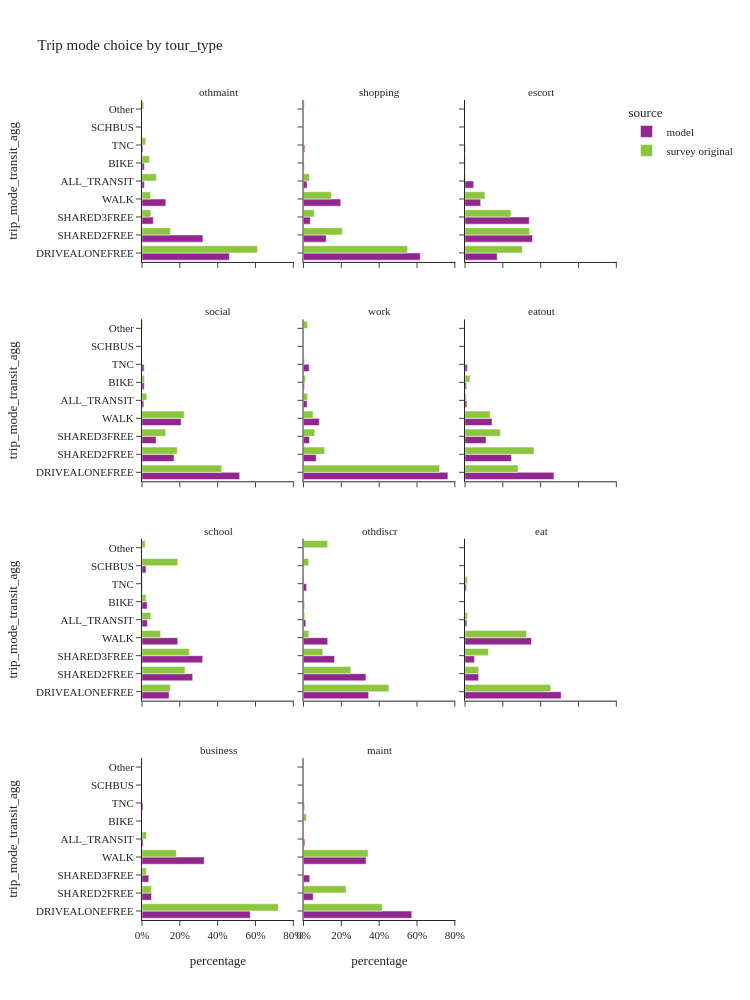
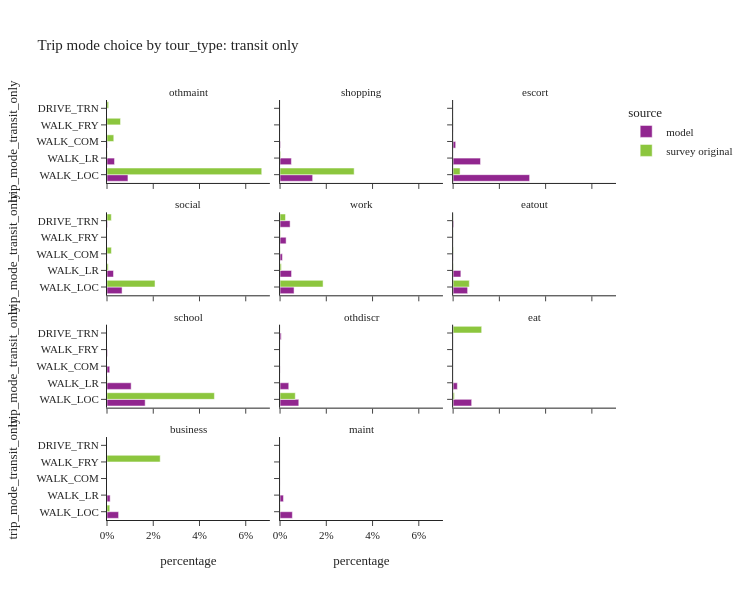

Source (notebook cell) for these figures, in order:
### Code cell
trip_mode_choice_seg(segment_col='tour_type', height=[1000, 600])

### Figure 1 — Plotly figure (JSON) as saved in the notebook; plotly's stock layout.template omitted (floating-point values rounded to 4 significant figures)
{"data": [{"alignmentgroup": "True", "customdata": [[369439], [257398], [47915], [100691], [9979], [9961], [4341]], "hovertemplate": "source=model<br>tour_type=othmaint<br>percentage=%{x}<br>trip_mode_transit_agg=%{y}<br>sample_size=%{customdata[0]}<extra></extra>", "legendgroup": "model", "marker": {"color": "#91268F", "pattern": {"shape": ""}}, "name": "model", "offsetgroup": "model", "orientation": "h", "showlegend": true, "textposition": "auto", "type": "bar", "x": [0.462, 0.3219, 0.05991, 0.1259, 0.01248, 0.01246, 0.005428], "xaxis": "x10", "y": ["DRIVEALONEFREE", "SHARED2FREE", "SHARED3FREE", "WALK", "ALL_TRANSIT", "BIKE", "TNC"], "yaxis": "y10"}, {"alignmentgroup": "True", "customdata": [[812803], [157955], [47766], [259241], [25314], [4663], [9050]], "hovertemplate": "source=model<br>tour_type=shopping<br>percentage=%{x}<br>trip_mode_transit_agg=%{y}<br>sample_size=%{customdata[0]}<extra></extra>", "legendgroup": "model", "marker": {"color": "#91268F", "pattern": {"shape": ""}}, "name": "model", "offsetgroup": "model", "orientation": "h", "showlegend": false, "textposition": "auto", "type": "bar", "x": [0.6173, 0.12, 0.03627, 0.1969, 0.01922, 0.003541, 0.006873], "xaxis": "x11", "y": ["DRIVEALONEFREE", "SHARED2FREE", "SHARED3FREE", "WALK", "ALL_TRANSIT", "BIKE", "TNC"], "yaxis": "y11"}, {"alignmentgroup": "True", "customdata": [[179883], [376498], [358799], [87456], [48630], [1520], [2779]], "hovertemplate": "source=model<br>tour_type=escort<br>percentage=%{x}<br>trip_mode_transit_agg=%{y}<br>sample_size=%{customdata[0]}<extra></extra>", "legendgroup": "model", "marker": {"color": "#91268F", "pattern": {"shape": ""}}, "name": "model", "offsetgroup": "model", "orientation": "h", "showlegend": false, "textposition": "auto", "type": "bar", "x": [0.1704, 0.3567, 0.3399, 0.08285, 0.04607, 0.00144, 0.002633], "xaxis": "x12", "y": ["DRIVEALONEFREE", "SHARED2FREE", "SHARED3FREE", "WALK", "ALL_TRANSIT", "BIKE", "TNC"], "yaxis": "y12"}, {"alignmentgroup": "True", "customdata": [[1339262], [439411], [193051], [536500], [24998], [31273], [29334]], "hovertemplate": "source=model<br>tour_type=social<br>percentage=%{x}<br>trip_mode_transit_agg=%{y}<br>sample_size=%{customdata[0]}<extra></extra>", "legendgroup": "model", "marker": {"color": "#91268F", "pattern": {"shape": ""}}, "name": "model", "offsetgroup": "model", "orientation": "h", "showlegend": false, "textposition": "auto", "type": "bar", "x": [0.5163, 0.1694, 0.07443, 0.2068, 0.009637, 0.01206, 0.01131], "xaxis": "x7", "y": ["DRIVEALONEFREE", "SHARED2FREE", "SHARED3FREE", "WALK", "ALL_TRANSIT", "BIKE", "TNC"], "yaxis": "y7"}, {"alignmentgroup": "True", "customdata": [[2788041], [244761], [116399], [304689], [69399], [18480], [110417]], "hovertemplate": "source=model<br>tour_type=work<br>percentage=%{x}<br>trip_mode_transit_agg=%{y}<br>sample_size=%{customdata[0]}<extra></extra>", "legendgroup": "model", "marker": {"color": "#91268F", "pattern": {"shape": ""}}, "name": "model", "offsetgroup": "model", "orientation": "h", "showlegend": false, "textposition": "auto", "type": "bar", "x": [0.7634, 0.06702, 0.03187, 0.08343, 0.019, 0.00506, 0.03023], "xaxis": "x8", "y": ["DRIVEALONEFREE", "SHARED2FREE", "SHARED3FREE", "WALK", "ALL_TRANSIT", "BIKE", "TNC"], "yaxis": "y8"}, {"alignmentgroup": "True", "customdata": [[429433], [224506], [101738], [130540], [9091], [7009], [11071]], "hovertemplate": "source=model<br>tour_type=eatout<br>percentage=%{x}<br>trip_mode_transit_agg=%{y}<br>sample_size=%{customdata[0]}<extra></extra>", "legendgroup": "model", "marker": {"color": "#91268F", "pattern": {"shape": ""}}, "name": "model", "offsetgroup": "model", "orientation": "h", "showlegend": false, "textposition": "auto", "type": "bar", "x": [0.4702, 0.2458, 0.1114, 0.1429, 0.009953, 0.007674, 0.01212], "xaxis": "x9", "y": ["DRIVEALONEFREE", "SHARED2FREE", "SHARED3FREE", "WALK", "ALL_TRANSIT", "BIKE", "TNC"], "yaxis": "y9"}, {"alignmentgroup": "True", "customdata": [[202622], [379407], [454517], [267653], [40123], [30001], [38051], [3392]], "hovertemplate": "source=model<br>tour_type=school<br>percentage=%{x}<br>trip_mode_transit_agg=%{y}<br>sample_size=%{customdata[0]}<extra></extra>", "legendgroup": "model", "marker": {"color": "#91268F", "pattern": {"shape": ""}}, "name": "model", "offsetgroup": "model", "orientation": "h", "showlegend": false, "textposition": "auto", "type": "bar", "x": [0.1431, 0.268, 0.321, 0.1891, 0.02834, 0.02119, 0.02688, 0.002396], "xaxis": "x4", "y": ["DRIVEALONEFREE", "SHARED2FREE", "SHARED3FREE", "WALK", "ALL_TRANSIT", "SCHBUS", "BIKE", "TNC"], "yaxis": "y4"}, {"alignmentgroup": "True", "customdata": [[108813], [104230], [51902], [40390], [3917], [1387], [5126]], "hovertemplate": "source=model<br>tour_type=othdiscr<br>percentage=%{x}<br>trip_mode_transit_agg=%{y}<br>sample_size=%{customdata[0]}<extra></extra>", "legendgroup": "model", "marker": {"color": "#91268F", "pattern": {"shape": ""}}, "name": "model", "offsetgroup": "model", "orientation": "h", "showlegend": false, "textposition": "auto", "type": "bar", "x": [0.3446, 0.3301, 0.1644, 0.1279, 0.0124, 0.004393, 0.01623], "xaxis": "x5", "y": ["DRIVEALONEFREE", "SHARED2FREE", "SHARED3FREE", "WALK", "ALL_TRANSIT", "BIKE", "TNC"], "yaxis": "y5"}, {"alignmentgroup": "True", "customdata": [[86737], [12266], [8631], [59861], [1679], [106], [1258]], "hovertemplate": "source=model<br>tour_type=eat<br>percentage=%{x}<br>trip_mode_transit_agg=%{y}<br>sample_size=%{customdata[0]}<extra></extra>", "legendgroup": "model", "marker": {"color": "#91268F", "pattern": {"shape": ""}}, "name": "model", "offsetgroup": "model", "orientation": "h", "showlegend": false, "textposition": "auto", "type": "bar", "x": [0.5086, 0.07193, 0.05061, 0.351, 0.009845, 0.0006216, 0.007377], "xaxis": "x6", "y": ["DRIVEALONEFREE", "SHARED2FREE", "SHARED3FREE", "WALK", "ALL_TRANSIT", "BIKE", "TNC"], "yaxis": "y6"}, {"alignmentgroup": "True", "customdata": [[122825], [10841], [7702], [70632], [1368], [67], [1201]], "hovertemplate": "source=model<br>tour_type=business<br>percentage=%{x}<br>trip_mode_transit_agg=%{y}<br>sample_size=%{customdata[0]}<extra></extra>", "legendgroup": "model", "marker": {"color": "#91268F", "pattern": {"shape": ""}}, "name": "model", "offsetgroup": "model", "orientation": "h", "showlegend": false, "textposition": "auto", "type": "bar", "x": [0.5722, 0.05051, 0.03588, 0.3291, 0.006374, 0.0003122, 0.005596], "xaxis": "x", "y": ["DRIVEALONEFREE", "SHARED2FREE", "SHARED3FREE", "WALK", "ALL_TRANSIT", "BIKE", "TNC"], "yaxis": "y"}, {"alignmentgroup": "True", "customdata": [[79659], [7144], [4584], [46044], [949], [39], [717]], "hovertemplate": "source=model<br>tour_type=maint<br>percentage=%{x}<br>trip_mode_transit_agg=%{y}<br>sample_size=%{customdata[0]}<extra></extra>", "legendgroup": "model", "marker": {"color": "#91268F", "pattern": {"shape": ""}}, "name": "model", "offsetgroup": "model", "orientation": "h", "showlegend": false, "textposition": "auto", "type": "bar", "x": [0.5725, 0.05135, 0.03295, 0.3309, 0.006821, 0.0002803, 0.005153], "xaxis": "x2", "y": ["DRIVEALONEFREE", "SHARED2FREE", "SHARED3FREE", "WALK", "ALL_TRANSIT", "BIKE", "TNC"], "yaxis": "y2"}, {"alignmentgroup": "True", "customdata": [[1285], [442], [94], [327], [157], [32], [30], [53]], "hovertemplate": "source=survey original<br>tour_type=othmaint<br>percentage=%{x}<br>trip_mode_transit_agg=%{y}<br>sample_size=%{customdata[0]}<extra></extra>", "legendgroup": "survey original", "marker": {"color": "#8CC63E", "pattern": {"shape": ""}}, "name": "survey original", "offsetgroup": "survey original", "orientation": "h", "showlegend": true, "textposition": "auto", "type": "bar", "x": [0.611, 0.1503, 0.04707, 0.04554, 0.07654, 0.04021, 0.01983, 0.009503], "xaxis": "x10", "y": ["DRIVEALONEFREE", "SHARED2FREE", "SHARED3FREE", "WALK", "ALL_TRANSIT", "BIKE", "TNC", "Other"], "yaxis": "y10"}, {"alignmentgroup": "True", "customdata": [[2104], [825], [273], [851], [147], [1], [44], [1], [84]], "hovertemplate": "source=survey original<br>tour_type=shopping<br>percentage=%{x}<br>trip_mode_transit_agg=%{y}<br>sample_size=%{customdata[0]}<extra></extra>", "legendgroup": "survey original", "marker": {"color": "#8CC63E", "pattern": {"shape": ""}}, "name": "survey original", "offsetgroup": "survey original", "orientation": "h", "showlegend": false, "textposition": "auto", "type": "bar", "x": [0.5502, 0.2047, 0.05714, 0.1471, 0.03231, 6.901e-06, 0.001654, 0.00224, 0.004574], "xaxis": "x11", "y": ["DRIVEALONEFREE", "SHARED2FREE", "SHARED3FREE", "WALK", "ALL_TRANSIT", "SCHBUS", "BIKE", "TNC", "Other"], "yaxis": "y11"}, {"alignmentgroup": "True", "customdata": [[670], [794], [454], [381], [16], [4], [69], [1], [13]], "hovertemplate": "source=survey original<br>tour_type=escort<br>percentage=%{x}<br>trip_mode_transit_agg=%{y}<br>sample_size=%{customdata[0]}<extra></extra>", "legendgroup": "survey original", "marker": {"color": "#8CC63E", "pattern": {"shape": ""}}, "name": "survey original", "offsetgroup": "survey original", "orientation": "h", "showlegend": false, "textposition": "auto", "type": "bar", "x": [0.3032, 0.3411, 0.243, 0.1051, 0.003062, 0.0002061, 0.003022, 4.815e-06, 0.001232], "xaxis": "x12", "y": ["DRIVEALONEFREE", "SHARED2FREE", "SHARED3FREE", "WALK", "ALL_TRANSIT", "SCHBUS", "BIKE", "TNC", "Other"], "yaxis": "y12"}, {"alignmentgroup": "True", "customdata": [[2667], [1200], [700], [2934], [259], [1], [230], [27], [98]], "hovertemplate": "source=survey original<br>tour_type=social<br>percentage=%{x}<br>trip_mode_transit_agg=%{y}<br>sample_size=%{customdata[0]}<extra></extra>", "legendgroup": "survey original", "marker": {"color": "#8CC63E", "pattern": {"shape": ""}}, "name": "survey original", "offsetgroup": "survey original", "orientation": "h", "showlegend": false, "textposition": "auto", "type": "bar", "x": [0.4212, 0.1865, 0.1251, 0.2233, 0.02508, 9.712e-05, 0.01354, 0.000932, 0.00414], "xaxis": "x7", "y": ["DRIVEALONEFREE", "SHARED2FREE", "SHARED3FREE", "WALK", "ALL_TRANSIT", "SCHBUS", "BIKE", "TNC", "Other"], "yaxis": "y7"}, {"alignmentgroup": "True", "customdata": [[5600], [784], [263], [1237], [792], [2], [356], [50], [196]], "hovertemplate": "source=survey original<br>tour_type=work<br>percentage=%{x}<br>trip_mode_transit_agg=%{y}<br>sample_size=%{customdata[0]}<extra></extra>", "legendgroup": "survey original", "marker": {"color": "#8CC63E", "pattern": {"shape": ""}}, "name": "survey original", "offsetgroup": "survey original", "orientation": "h", "showlegend": false, "textposition": "auto", "type": "bar", "x": [0.7196, 0.112, 0.05954, 0.05088, 0.02175, 0.001162, 0.009787, 0.004618, 0.02067], "xaxis": "x8", "y": ["DRIVEALONEFREE", "SHARED2FREE", "SHARED3FREE", "WALK", "ALL_TRANSIT", "SCHBUS", "BIKE", "TNC", "Other"], "yaxis": "y8"}, {"alignmentgroup": "True", "customdata": [[737], [514], [211], [650], [86], [60], [11], [27]], "hovertemplate": "source=survey original<br>tour_type=eatout<br>percentage=%{x}<br>trip_mode_transit_agg=%{y}<br>sample_size=%{customdata[0]}<extra></extra>", "legendgroup": "survey original", "marker": {"color": "#8CC63E", "pattern": {"shape": ""}}, "name": "survey original", "offsetgroup": "survey original", "orientation": "h", "showlegend": false, "textposition": "auto", "type": "bar", "x": [0.2804, 0.3646, 0.1868, 0.1329, 0.007394, 0.0262, 0.001028, 0.0007449], "xaxis": "x9", "y": ["DRIVEALONEFREE", "SHARED2FREE", "SHARED3FREE", "WALK", "ALL_TRANSIT", "BIKE", "TNC", "Other"], "yaxis": "y9"}, {"alignmentgroup": "True", "customdata": [[116], [399], [390], [264], [96], [240], [43], [6], [16]], "hovertemplate": "source=survey original<br>tour_type=school<br>percentage=%{x}<br>trip_mode_transit_agg=%{y}<br>sample_size=%{customdata[0]}<extra></extra>", "legendgroup": "survey original", "marker": {"color": "#8CC63E", "pattern": {"shape": ""}}, "name": "survey original", "offsetgroup": "survey original", "orientation": "h", "showlegend": false, "textposition": "auto", "type": "bar", "x": [0.1493, 0.2274, 0.2498, 0.09837, 0.0466, 0.1892, 0.02103, 0.001453, 0.01682], "xaxis": "x4", "y": ["DRIVEALONEFREE", "SHARED2FREE", "SHARED3FREE", "WALK", "ALL_TRANSIT", "SCHBUS", "BIKE", "TNC", "Other"], "yaxis": "y4"}, {"alignmentgroup": "True", "customdata": [[217], [91], [36], [103], [37], [8], [13], [3], [28]], "hovertemplate": "source=survey original<br>tour_type=othdiscr<br>percentage=%{x}<br>trip_mode_transit_agg=%{y}<br>sample_size=%{customdata[0]}<extra></extra>", "legendgroup": "survey original", "marker": {"color": "#8CC63E", "pattern": {"shape": ""}}, "name": "survey original", "offsetgroup": "survey original", "orientation": "h", "showlegend": false, "textposition": "auto", "type": "bar", "x": [0.4515, 0.2503, 0.1022, 0.02825, 0.006582, 0.02737, 0.003339, 0.002837, 0.1277], "xaxis": "x5", "y": ["DRIVEALONEFREE", "SHARED2FREE", "SHARED3FREE", "WALK", "ALL_TRANSIT", "SCHBUS", "BIKE", "TNC", "Other"], "yaxis": "y5"}, {"alignmentgroup": "True", "customdata": [[62], [17], [20], [160], [2], [1]], "hovertemplate": "source=survey original<br>tour_type=eat<br>percentage=%{x}<br>trip_mode_transit_agg=%{y}<br>sample_size=%{customdata[0]}<extra></extra>", "legendgroup": "survey original", "marker": {"color": "#8CC63E", "pattern": {"shape": ""}}, "name": "survey original", "offsetgroup": "survey original", "orientation": "h", "showlegend": false, "textposition": "auto", "type": "bar", "x": [0.4528, 0.07224, 0.1241, 0.3256, 0.01289, 0.01235], "xaxis": "x6", "y": ["DRIVEALONEFREE", "SHARED2FREE", "SHARED3FREE", "WALK", "ALL_TRANSIT", "TNC"], "yaxis": "y6"}, {"alignmentgroup": "True", "customdata": [[183], [26], [25], [45], [5], [5]], "hovertemplate": "source=survey original<br>tour_type=business<br>percentage=%{x}<br>trip_mode_transit_agg=%{y}<br>sample_size=%{customdata[0]}<extra></extra>", "legendgroup": "survey original", "marker": {"color": "#8CC63E", "pattern": {"shape": ""}}, "name": "survey original", "offsetgroup": "survey original", "orientation": "h", "showlegend": false, "textposition": "auto", "type": "bar", "x": [0.7209, 0.04965, 0.02268, 0.1817, 0.0242, 0.000921], "xaxis": "x", "y": ["DRIVEALONEFREE", "SHARED2FREE", "SHARED3FREE", "WALK", "ALL_TRANSIT", "Other"], "yaxis": "y"}, {"alignmentgroup": "True", "customdata": [[70], [7], [128], [1], [8], [26]], "hovertemplate": "source=survey original<br>tour_type=maint<br>percentage=%{x}<br>trip_mode_transit_agg=%{y}<br>sample_size=%{customdata[0]}<extra></extra>", "legendgroup": "survey original", "marker": {"color": "#8CC63E", "pattern": {"shape": ""}}, "name": "survey original", "offsetgroup": "survey original", "orientation": "h", "showlegend": false, "textposition": "auto", "type": "bar", "x": [0.4167, 0.2255, 0.3415, 8.641e-05, 0.01494, 0.001246], "xaxis": "x2", "y": ["DRIVEALONEFREE", "SHARED2FREE", "WALK", "ALL_TRANSIT", "BIKE", "Other"], "yaxis": "y2"}], "layout": {"annotations": [{"font": {}, "showarrow": false, "text": "business", "x": 0.16, "xanchor": "center", "xref": "paper", "y": 0.1975, "yanchor": "bottom", "yref": "paper"}, {"font": {}, "showarrow": false, "text": "maint", "x": 0.5, "xanchor": "center", "xref": "paper", "y": 0.1975, "yanchor": "bottom", "yref": "paper"}, {"font": {}, "showarrow": false, "text": "school", "x": 0.16, "xanchor": "center", "xref": "paper", "y": 0.465, "yanchor": "bottom", "yref": "paper"}, {"font": {}, "showarrow": false, "text": "othdiscr", "x": 0.5, "xanchor": "center", "xref": "paper", "y": 0.465, "yanchor": "bottom", "yref": "paper"}, {"font": {}, "showarrow": false, "text": "eat", "x": 0.84, "xanchor": "center", "xref": "paper", "y": 0.465, "yanchor": "bottom", "yref": "paper"}, {"font": {}, "showarrow": false, "text": "social", "x": 0.16, "xanchor": "center", "xref": "paper", "y": 0.7325, "yanchor": "bottom", "yref": "paper"}, {"font": {}, "showarrow": false, "text": "work", "x": 0.5, "xanchor": "center", "xref": "paper", "y": 0.7325, "yanchor": "bottom", "yref": "paper"}, {"font": {}, "showarrow": false, "text": "eatout", "x": 0.84, "xanchor": "center", "xref": "paper", "y": 0.7325, "yanchor": "bottom", "yref": "paper"}, {"font": {}, "showarrow": false, "text": "othmaint", "x": 0.16, "xanchor": "center", "xref": "paper", "y": 1.0, "yanchor": "bottom", "yref": "paper"}, {"font": {}, "showarrow": false, "text": "shopping", "x": 0.5, "xanchor": "center", "xref": "paper", "y": 1.0, "yanchor": "bottom", "yref": "paper"}, {"font": {}, "showarrow": false, "text": "escort", "x": 0.84, "xanchor": "center", "xref": "paper", "y": 1.0, "yanchor": "bottom", "yref": "paper"}], "barmode": "group", "height": 1000, "legend": {"title": {"text": "source"}, "tracegroupgap": 0}, "title": {"text": "Trip mode choice by tour_type"}, "width": 750, "xaxis": {"anchor": "y", "domain": [0.0, 0.32], "tickformat": ".0%", "title": {"text": "percentage"}}, "xaxis10": {"anchor": "y10", "domain": [0.0, 0.32], "matches": "x", "showticklabels": false, "tickformat": ".0%"}, "xaxis11": {"anchor": "y11", "domain": [0.34, 0.66], "matches": "x", "showticklabels": false, "tickformat": ".0%"}, "xaxis12": {"anchor": "y12", "domain": [0.68, 1.0], "matches": "x", "showticklabels": false, "tickformat": ".0%"}, "xaxis2": {"anchor": "y2", "domain": [0.34, 0.66], "matches": "x", "tickformat": ".0%", "title": {"text": "percentage"}}, "xaxis3": {"anchor": "y3", "domain": [0.68, 1.0], "matches": "x", "tickformat": ".0%", "title": {"text": "percentage"}}, "xaxis4": {"anchor": "y4", "domain": [0.0, 0.32], "matches": "x", "showticklabels": false, "tickformat": ".0%"}, "xaxis5": {"anchor": "y5", "domain": [0.34, 0.66], "matches": "x", "showticklabels": false, "tickformat": ".0%"}, "xaxis6": {"anchor": "y6", "domain": [0.68, 1.0], "matches": "x", "showticklabels": false, "tickformat": ".0%"}, "xaxis7": {"anchor": "y7", "domain": [0.0, 0.32], "matches": "x", "showticklabels": false, "tickformat": ".0%"}, "xaxis8": {"anchor": "y8", "domain": [0.34, 0.66], "matches": "x", "showticklabels": false, "tickformat": ".0%"}, "xaxis9": {"anchor": "y9", "domain": [0.68, 1.0], "matches": "x", "showticklabels": false, "tickformat": ".0%"}, "yaxis": {"anchor": "x", "domain": [0.0, 0.1975], "title": {"text": "trip_mode_transit_agg"}}, "yaxis10": {"anchor": "x10", "domain": [0.8025, 1.0], "matches": "y", "title": {"text": "trip_mode_transit_agg"}}, "yaxis11": {"anchor": "x11", "domain": [0.8025, 1.0], "matches": "y", "showticklabels": false}, "yaxis12": {"anchor": "x12", "domain": [0.8025, 1.0], "matches": "y", "showticklabels": false}, "yaxis2": {"anchor": "x2", "domain": [0.0, 0.1975], "matches": "y", "showticklabels": false}, "yaxis3": {"anchor": "x3", "domain": [0.0, 0.1975], "matches": "y", "showticklabels": false}, "yaxis4": {"anchor": "x4", "domain": [0.2675, 0.465], "matches": "y", "title": {"text": "trip_mode_transit_agg"}}, "yaxis5": {"anchor": "x5", "domain": [0.2675, 0.465], "matches": "y", "showticklabels": false}, "yaxis6": {"anchor": "x6", "domain": [0.2675, 0.465], "matches": "y", "showticklabels": false}, "yaxis7": {"anchor": "x7", "domain": [0.535, 0.7325], "matches": "y", "title": {"text": "trip_mode_transit_agg"}}, "yaxis8": {"anchor": "x8", "domain": [0.535, 0.7325], "matches": "y", "showticklabels": false}, "yaxis9": {"anchor": "x9", "domain": [0.535, 0.7325], "matches": "y", "showticklabels": false}}}

### Figure 2 — Plotly figure (JSON) as saved in the notebook; plotly's stock layout.template omitted (floating-point values rounded to 4 significant figures)
{"data": [{"alignmentgroup": "True", "customdata": [[7242], [2601], [132], [4]], "hovertemplate": "source=model<br>tour_type=othmaint<br>percentage=%{x}<br>trip_mode_transit_only=%{y}<br>sample_size=%{customdata[0]}<extra></extra>", "legendgroup": "model", "marker": {"color": "#91268F", "pattern": {"shape": ""}}, "name": "model", "offsetgroup": "model", "orientation": "h", "showlegend": true, "textposition": "auto", "type": "bar", "x": [0.009056, 0.003252, 0.0001651, 5.002e-06], "xaxis": "x10", "y": ["WALK_LOC", "WALK_LR", "WALK_COM", "WALK_FRY"], "yaxis": "y10"}, {"alignmentgroup": "True", "customdata": [[18563], [6457], [284], [10]], "hovertemplate": "source=model<br>tour_type=shopping<br>percentage=%{x}<br>trip_mode_transit_only=%{y}<br>sample_size=%{customdata[0]}<extra></extra>", "legendgroup": "model", "marker": {"color": "#91268F", "pattern": {"shape": ""}}, "name": "model", "offsetgroup": "model", "orientation": "h", "showlegend": false, "textposition": "auto", "type": "bar", "x": [0.0141, 0.004904, 0.0002157, 7.594e-06], "xaxis": "x11", "y": ["WALK_LOC", "WALK_LR", "WALK_COM", "WALK_FRY"], "yaxis": "y11"}, {"alignmentgroup": "True", "customdata": [[34922], [12506], [1168], [34]], "hovertemplate": "source=model<br>tour_type=escort<br>percentage=%{x}<br>trip_mode_transit_only=%{y}<br>sample_size=%{customdata[0]}<extra></extra>", "legendgroup": "model", "marker": {"color": "#91268F", "pattern": {"shape": ""}}, "name": "model", "offsetgroup": "model", "orientation": "h", "showlegend": false, "textposition": "auto", "type": "bar", "x": [0.03308, 0.01185, 0.001107, 3.221e-05], "xaxis": "x12", "y": ["WALK_LOC", "WALK_LR", "WALK_COM", "WALK_FRY"], "yaxis": "y12"}, {"alignmentgroup": "True", "customdata": [[16917], [7287], [581], [202], [11]], "hovertemplate": "source=model<br>tour_type=social<br>percentage=%{x}<br>trip_mode_transit_only=%{y}<br>sample_size=%{customdata[0]}<extra></extra>", "legendgroup": "model", "marker": {"color": "#91268F", "pattern": {"shape": ""}}, "name": "model", "offsetgroup": "model", "orientation": "h", "showlegend": false, "textposition": "auto", "type": "bar", "x": [0.006522, 0.002809, 0.000224, 7.788e-05, 4.241e-06], "xaxis": "x7", "y": ["WALK_LOC", "WALK_LR", "DRIVE_TRN", "WALK_COM", "WALK_FRY"], "yaxis": "y7"}, {"alignmentgroup": "True", "customdata": [[22115], [18147], [15852], [3725], [9560]], "hovertemplate": "source=model<br>tour_type=work<br>percentage=%{x}<br>trip_mode_transit_only=%{y}<br>sample_size=%{customdata[0]}<extra></extra>", "legendgroup": "model", "marker": {"color": "#91268F", "pattern": {"shape": ""}}, "name": "model", "offsetgroup": "model", "orientation": "h", "showlegend": false, "textposition": "auto", "type": "bar", "x": [0.006055, 0.004969, 0.00434, 0.00102, 0.002618], "xaxis": "x8", "y": ["WALK_LOC", "WALK_LR", "DRIVE_TRN", "WALK_COM", "WALK_FRY"], "yaxis": "y8"}, {"alignmentgroup": "True", "customdata": [[5725], [3059], [239], [61], [7]], "hovertemplate": "source=model<br>tour_type=eatout<br>percentage=%{x}<br>trip_mode_transit_only=%{y}<br>sample_size=%{customdata[0]}<extra></extra>", "legendgroup": "model", "marker": {"color": "#91268F", "pattern": {"shape": ""}}, "name": "model", "offsetgroup": "model", "orientation": "h", "showlegend": false, "textposition": "auto", "type": "bar", "x": [0.006268, 0.003349, 0.0002617, 6.678e-05, 7.664e-06], "xaxis": "x9", "y": ["WALK_LOC", "WALK_LR", "DRIVE_TRN", "WALK_COM", "WALK_FRY"], "yaxis": "y9"}, {"alignmentgroup": "True", "customdata": [[23372], [14795], [1666], [290]], "hovertemplate": "source=model<br>tour_type=school<br>percentage=%{x}<br>trip_mode_transit_only=%{y}<br>sample_size=%{customdata[0]}<extra></extra>", "legendgroup": "model", "marker": {"color": "#91268F", "pattern": {"shape": ""}}, "name": "model", "offsetgroup": "model", "orientation": "h", "showlegend": false, "textposition": "auto", "type": "bar", "x": [0.01651, 0.01045, 0.001177, 0.0002048], "xaxis": "x4", "y": ["WALK_LOC", "WALK_LR", "WALK_COM", "WALK_FRY"], "yaxis": "y4"}, {"alignmentgroup": "True", "customdata": [[2558], [1187], [158], [14]], "hovertemplate": "source=model<br>tour_type=othdiscr<br>percentage=%{x}<br>trip_mode_transit_only=%{y}<br>sample_size=%{customdata[0]}<extra></extra>", "legendgroup": "model", "marker": {"color": "#91268F", "pattern": {"shape": ""}}, "name": "model", "offsetgroup": "model", "orientation": "h", "showlegend": false, "textposition": "auto", "type": "bar", "x": [0.008101, 0.003759, 0.0005004, 4.434e-05], "xaxis": "x5", "y": ["WALK_LOC", "WALK_LR", "DRIVE_TRN", "WALK_COM"], "yaxis": "y5"}, {"alignmentgroup": "True", "customdata": [[1368], [311]], "hovertemplate": "source=model<br>tour_type=eat<br>percentage=%{x}<br>trip_mode_transit_only=%{y}<br>sample_size=%{customdata[0]}<extra></extra>", "legendgroup": "model", "marker": {"color": "#91268F", "pattern": {"shape": ""}}, "name": "model", "offsetgroup": "model", "orientation": "h", "showlegend": false, "textposition": "auto", "type": "bar", "x": [0.008022, 0.001824], "xaxis": "x6", "y": ["WALK_LOC", "WALK_LR"], "yaxis": "y6"}, {"alignmentgroup": "True", "customdata": [[1076], [292]], "hovertemplate": "source=model<br>tour_type=business<br>percentage=%{x}<br>trip_mode_transit_only=%{y}<br>sample_size=%{customdata[0]}<extra></extra>", "legendgroup": "model", "marker": {"color": "#91268F", "pattern": {"shape": ""}}, "name": "model", "offsetgroup": "model", "orientation": "h", "showlegend": false, "textposition": "auto", "type": "bar", "x": [0.005013, 0.00136], "xaxis": "x", "y": ["WALK_LOC", "WALK_LR"], "yaxis": "y"}, {"alignmentgroup": "True", "customdata": [[741], [206], [2]], "hovertemplate": "source=model<br>tour_type=maint<br>percentage=%{x}<br>trip_mode_transit_only=%{y}<br>sample_size=%{customdata[0]}<extra></extra>", "legendgroup": "model", "marker": {"color": "#91268F", "pattern": {"shape": ""}}, "name": "model", "offsetgroup": "model", "orientation": "h", "showlegend": false, "textposition": "auto", "type": "bar", "x": [0.005326, 0.001481, 1.437e-05], "xaxis": "x2", "y": ["WALK_LOC", "WALK_LR", "WALK_COM"], "yaxis": "y2"}, {"alignmentgroup": "True", "customdata": [[146], [6], [3], [1], [1]], "hovertemplate": "source=survey original<br>tour_type=othmaint<br>percentage=%{x}<br>trip_mode_transit_only=%{y}<br>sample_size=%{customdata[0]}<extra></extra>", "legendgroup": "survey original", "marker": {"color": "#8CC63E", "pattern": {"shape": ""}}, "name": "survey original", "offsetgroup": "survey original", "orientation": "h", "showlegend": true, "textposition": "auto", "type": "bar", "x": [0.06692, 0.0001354, 0.0007047, 0.002933, 0.00585], "xaxis": "x10", "y": ["WALK_LOC", "WALK_LR", "DRIVE_TRN", "WALK_COM", "WALK_FRY"], "yaxis": "y10"}, {"alignmentgroup": "True", "customdata": [[142], [5]], "hovertemplate": "source=survey original<br>tour_type=shopping<br>percentage=%{x}<br>trip_mode_transit_only=%{y}<br>sample_size=%{customdata[0]}<extra></extra>", "legendgroup": "survey original", "marker": {"color": "#8CC63E", "pattern": {"shape": ""}}, "name": "survey original", "offsetgroup": "survey original", "orientation": "h", "showlegend": false, "textposition": "auto", "type": "bar", "x": [0.03204, 0.0002662], "xaxis": "x11", "y": ["WALK_LOC", "WALK_LR"], "yaxis": "y11"}, {"alignmentgroup": "True", "customdata": [[15], [1]], "hovertemplate": "source=survey original<br>tour_type=escort<br>percentage=%{x}<br>trip_mode_transit_only=%{y}<br>sample_size=%{customdata[0]}<extra></extra>", "legendgroup": "survey original", "marker": {"color": "#8CC63E", "pattern": {"shape": ""}}, "name": "survey original", "offsetgroup": "survey original", "orientation": "h", "showlegend": false, "textposition": "auto", "type": "bar", "x": [0.003012, 4.967e-05], "xaxis": "x12", "y": ["WALK_LOC", "WALK_FRY"], "yaxis": "y12"}, {"alignmentgroup": "True", "customdata": [[213], [25], [17], [4]], "hovertemplate": "source=survey original<br>tour_type=social<br>percentage=%{x}<br>trip_mode_transit_only=%{y}<br>sample_size=%{customdata[0]}<extra></extra>", "legendgroup": "survey original", "marker": {"color": "#8CC63E", "pattern": {"shape": ""}}, "name": "survey original", "offsetgroup": "survey original", "orientation": "h", "showlegend": false, "textposition": "auto", "type": "bar", "x": [0.02077, 0.0005319, 0.001863, 0.001913], "xaxis": "x7", "y": ["WALK_LOC", "WALK_LR", "DRIVE_TRN", "WALK_COM"], "yaxis": "y7"}, {"alignmentgroup": "True", "customdata": [[690], [43], [36], [10], [13]], "hovertemplate": "source=survey original<br>tour_type=work<br>percentage=%{x}<br>trip_mode_transit_only=%{y}<br>sample_size=%{customdata[0]}<extra></extra>", "legendgroup": "survey original", "marker": {"color": "#8CC63E", "pattern": {"shape": ""}}, "name": "survey original", "offsetgroup": "survey original", "orientation": "h", "showlegend": false, "textposition": "auto", "type": "bar", "x": [0.0186, 0.0005591, 0.002357, 5.809e-05, 0.0001686], "xaxis": "x8", "y": ["WALK_LOC", "WALK_LR", "DRIVE_TRN", "WALK_COM", "WALK_FRY"], "yaxis": "y8"}, {"alignmentgroup": "True", "customdata": [[76], [5], [2], [2], [1]], "hovertemplate": "source=survey original<br>tour_type=eatout<br>percentage=%{x}<br>trip_mode_transit_only=%{y}<br>sample_size=%{customdata[0]}<extra></extra>", "legendgroup": "survey original", "marker": {"color": "#8CC63E", "pattern": {"shape": ""}}, "name": "survey original", "offsetgroup": "survey original", "orientation": "h", "showlegend": false, "textposition": "auto", "type": "bar", "x": [0.007004, 0.000126, 6.04e-05, 0.0001697, 3.414e-05], "xaxis": "x9", "y": ["WALK_LOC", "WALK_LR", "DRIVE_TRN", "WALK_COM", "WALK_FRY"], "yaxis": "y9"}, {"alignmentgroup": "True", "customdata": [[95], [1]], "hovertemplate": "source=survey original<br>tour_type=school<br>percentage=%{x}<br>trip_mode_transit_only=%{y}<br>sample_size=%{customdata[0]}<extra></extra>", "legendgroup": "survey original", "marker": {"color": "#8CC63E", "pattern": {"shape": ""}}, "name": "survey original", "offsetgroup": "survey original", "orientation": "h", "showlegend": false, "textposition": "auto", "type": "bar", "x": [0.04645, 0.0001516], "xaxis": "x4", "y": ["WALK_LOC", "WALK_LR"], "yaxis": "y4"}, {"alignmentgroup": "True", "customdata": [[30], [6], [1]], "hovertemplate": "source=survey original<br>tour_type=othdiscr<br>percentage=%{x}<br>trip_mode_transit_only=%{y}<br>sample_size=%{customdata[0]}<extra></extra>", "legendgroup": "survey original", "marker": {"color": "#8CC63E", "pattern": {"shape": ""}}, "name": "survey original", "offsetgroup": "survey original", "orientation": "h", "showlegend": false, "textposition": "auto", "type": "bar", "x": [0.006582, 0.0, 0.0], "xaxis": "x5", "y": ["WALK_LOC", "WALK_LR", "DRIVE_TRN"], "yaxis": "y5"}, {"alignmentgroup": "True", "customdata": [[1], [1]], "hovertemplate": "source=survey original<br>tour_type=eat<br>percentage=%{x}<br>trip_mode_transit_only=%{y}<br>sample_size=%{customdata[0]}<extra></extra>", "legendgroup": "survey original", "marker": {"color": "#8CC63E", "pattern": {"shape": ""}}, "name": "survey original", "offsetgroup": "survey original", "orientation": "h", "showlegend": false, "textposition": "auto", "type": "bar", "x": [0.0005363, 0.01235], "xaxis": "x6", "y": ["WALK_LOC", "DRIVE_TRN"], "yaxis": "y6"}, {"alignmentgroup": "True", "customdata": [[4], [1]], "hovertemplate": "source=survey original<br>tour_type=business<br>percentage=%{x}<br>trip_mode_transit_only=%{y}<br>sample_size=%{customdata[0]}<extra></extra>", "legendgroup": "survey original", "marker": {"color": "#8CC63E", "pattern": {"shape": ""}}, "name": "survey original", "offsetgroup": "survey original", "orientation": "h", "showlegend": false, "textposition": "auto", "type": "bar", "x": [0.001196, 0.023], "xaxis": "x", "y": ["WALK_LOC", "WALK_FRY"], "yaxis": "y"}, {"alignmentgroup": "True", "customdata": [[1]], "hovertemplate": "source=survey original<br>tour_type=maint<br>percentage=%{x}<br>trip_mode_transit_only=%{y}<br>sample_size=%{customdata[0]}<extra></extra>", "legendgroup": "survey original", "marker": {"color": "#8CC63E", "pattern": {"shape": ""}}, "name": "survey original", "offsetgroup": "survey original", "orientation": "h", "showlegend": false, "textposition": "auto", "type": "bar", "x": [8.641e-05], "xaxis": "x2", "y": ["WALK_LOC"], "yaxis": "y2"}], "layout": {"annotations": [{"font": {}, "showarrow": false, "text": "business", "x": 0.16, "xanchor": "center", "xref": "paper", "y": 0.1975, "yanchor": "bottom", "yref": "paper"}, {"font": {}, "showarrow": false, "text": "maint", "x": 0.5, "xanchor": "center", "xref": "paper", "y": 0.1975, "yanchor": "bottom", "yref": "paper"}, {"font": {}, "showarrow": false, "text": "school", "x": 0.16, "xanchor": "center", "xref": "paper", "y": 0.465, "yanchor": "bottom", "yref": "paper"}, {"font": {}, "showarrow": false, "text": "othdiscr", "x": 0.5, "xanchor": "center", "xref": "paper", "y": 0.465, "yanchor": "bottom", "yref": "paper"}, {"font": {}, "showarrow": false, "text": "eat", "x": 0.84, "xanchor": "center", "xref": "paper", "y": 0.465, "yanchor": "bottom", "yref": "paper"}, {"font": {}, "showarrow": false, "text": "social", "x": 0.16, "xanchor": "center", "xref": "paper", "y": 0.7325, "yanchor": "bottom", "yref": "paper"}, {"font": {}, "showarrow": false, "text": "work", "x": 0.5, "xanchor": "center", "xref": "paper", "y": 0.7325, "yanchor": "bottom", "yref": "paper"}, {"font": {}, "showarrow": false, "text": "eatout", "x": 0.84, "xanchor": "center", "xref": "paper", "y": 0.7325, "yanchor": "bottom", "yref": "paper"}, {"font": {}, "showarrow": false, "text": "othmaint", "x": 0.16, "xanchor": "center", "xref": "paper", "y": 1.0, "yanchor": "bottom", "yref": "paper"}, {"font": {}, "showarrow": false, "text": "shopping", "x": 0.5, "xanchor": "center", "xref": "paper", "y": 1.0, "yanchor": "bottom", "yref": "paper"}, {"font": {}, "showarrow": false, "text": "escort", "x": 0.84, "xanchor": "center", "xref": "paper", "y": 1.0, "yanchor": "bottom", "yref": "paper"}], "barmode": "group", "height": 600, "legend": {"title": {"text": "source"}, "tracegroupgap": 0}, "title": {"text": "Trip mode choice by tour_type: transit only"}, "width": 750, "xaxis": {"anchor": "y", "domain": [0.0, 0.32], "tickformat": ".0%", "title": {"text": "percentage"}}, "xaxis10": {"anchor": "y10", "domain": [0.0, 0.32], "matches": "x", "showticklabels": false, "tickformat": ".0%"}, "xaxis11": {"anchor": "y11", "domain": [0.34, 0.66], "matches": "x", "showticklabels": false, "tickformat": ".0%"}, "xaxis12": {"anchor": "y12", "domain": [0.68, 1.0], "matches": "x", "showticklabels": false, "tickformat": ".0%"}, "xaxis2": {"anchor": "y2", "domain": [0.34, 0.66], "matches": "x", "tickformat": ".0%", "title": {"text": "percentage"}}, "xaxis3": {"anchor": "y3", "domain": [0.68, 1.0], "matches": "x", "tickformat": ".0%", "title": {"text": "percentage"}}, "xaxis4": {"anchor": "y4", "domain": [0.0, 0.32], "matches": "x", "showticklabels": false, "tickformat": ".0%"}, "xaxis5": {"anchor": "y5", "domain": [0.34, 0.66], "matches": "x", "showticklabels": false, "tickformat": ".0%"}, "xaxis6": {"anchor": "y6", "domain": [0.68, 1.0], "matches": "x", "showticklabels": false, "tickformat": ".0%"}, "xaxis7": {"anchor": "y7", "domain": [0.0, 0.32], "matches": "x", "showticklabels": false, "tickformat": ".0%"}, "xaxis8": {"anchor": "y8", "domain": [0.34, 0.66], "matches": "x", "showticklabels": false, "tickformat": ".0%"}, "xaxis9": {"anchor": "y9", "domain": [0.68, 1.0], "matches": "x", "showticklabels": false, "tickformat": ".0%"}, "yaxis": {"anchor": "x", "domain": [0.0, 0.1975], "title": {"text": "trip_mode_transit_only"}}, "yaxis10": {"anchor": "x10", "domain": [0.8025, 1.0], "matches": "y", "title": {"text": "trip_mode_transit_only"}}, "yaxis11": {"anchor": "x11", "domain": [0.8025, 1.0], "matches": "y", "showticklabels": false}, "yaxis12": {"anchor": "x12", "domain": [0.8025, 1.0], "matches": "y", "showticklabels": false}, "yaxis2": {"anchor": "x2", "domain": [0.0, 0.1975], "matches": "y", "showticklabels": false}, "yaxis3": {"anchor": "x3", "domain": [0.0, 0.1975], "matches": "y", "showticklabels": false}, "yaxis4": {"anchor": "x4", "domain": [0.2675, 0.465], "matches": "y", "title": {"text": "trip_mode_transit_only"}}, "yaxis5": {"anchor": "x5", "domain": [0.2675, 0.465], "matches": "y", "showticklabels": false}, "yaxis6": {"anchor": "x6", "domain": [0.2675, 0.465], "matches": "y", "showticklabels": false}, "yaxis7": {"anchor": "x7", "domain": [0.535, 0.7325], "matches": "y", "title": {"text": "trip_mode_transit_only"}}, "yaxis8": {"anchor": "x8", "domain": [0.535, 0.7325], "matches": "y", "showticklabels": false}, "yaxis9": {"anchor": "x9", "domain": [0.535, 0.7325], "matches": "y", "showticklabels": false}}}
